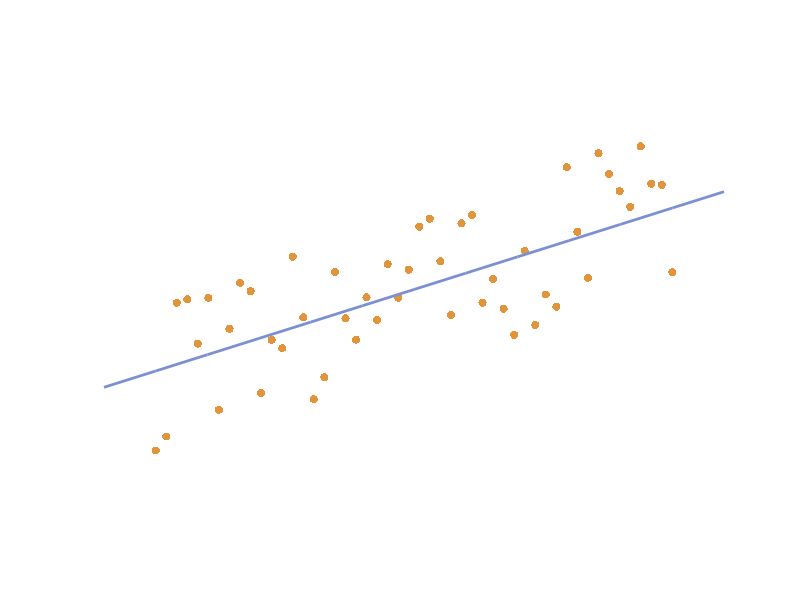

MATLAB code to generate this figure:
clear;
DeepBlue  = [0,92/255,175/255];
DeepGreen = [92/255,172/255,129/255];
MyOrange  = [226/255,148/255,59/255];
MyBlue    = [123/255,144/255,210/255];
MyRed     = [224/255,60/255,138/255];

x = linspace(0,10,50)';
f=@(x) 0.2.*x + 1;
y = f(x)-1+2*rand(length(x),1);
figure;
scatter(x,y,'filled',"MarkerFaceColor",MyOrange);
hold on;
plot(-1:11,f(-1:11),"LineStyle","-","LineWidth",2,"Color",MyBlue);
xlim([-1,11]);
ylim([-1,5]);
axis off;
